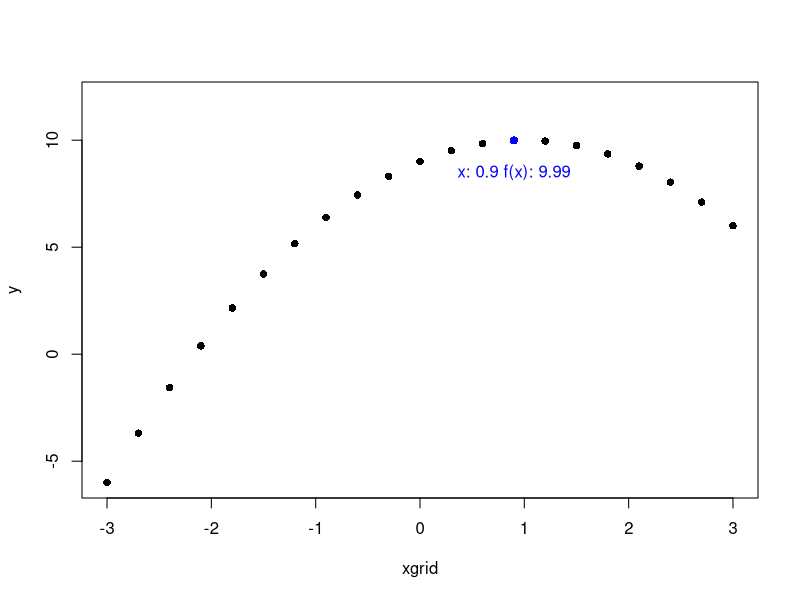

R code for this plot: (Note: this script raises an error after producing the figure.)
## ---- chunk 1
xgrid = seq(-3,3,0.3)
print("Search on grid:")
print(xgrid)
f = function(x){10-(x-1)^2}
y = f(xgrid)
max = which(y==max(y))
plot(xgrid, y, pch=16, ylim=c(-6, 12))
points(xgrid[max], y[max], col="blue", cex=1.1, pch=16)
text(xgrid[max], y[max]-1.5, paste("x:", xgrid[max], "f(x):", y[max]), col="blue")
## ---- chunk 2
knitr::include_graphics('supp/num_opt_example_0.png')
## ---- chunk 3
knitr::include_graphics('supp/num_opt_example_4.png')
## ---- chunk 4
  knitr::include_graphics('supp/num_opt_nm1.PNG')
  knitr::include_graphics('supp/num_opt_nm2.PNG')
  knitr::include_graphics('supp/num_opt_nm3.PNG')
## ---- chunk 5
if (knitr::is_html_output()){
  knitr::include_graphics('supp/Nelder-Mead_Simionescu.gif')
} else {
  message("GIF of the Nelder-Mead algorithm minimizing the Simionescu function")
}
